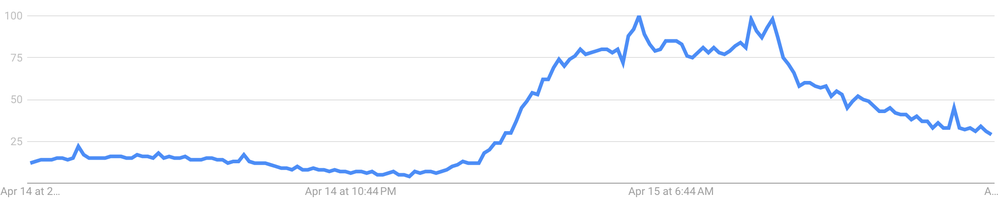
#> input picture images/bos_mar.png, 1000 x 199 px, shrunk from 2208 x 440 before the run
$ python -i read_line.py   (imports and definitions only)
#> lines starting #> are read from the running program, lines starting #| are printed output that depends on the picture; after the words box and inside, x2 and y2 are one past the last pixel; in counts of white or black regions, pixels touching at a corner belong together
from PIL import Image

def read_line_chart(image_path):
#> called with image_path = '../images/bos_mar.png'
    image = Image.open(image_path)
#> image is the input picture: PIL image 1000x199 RGBA; mean R, G, B, A 249.1, 250.7, 253.4, 255
    width, height = image.size
#> width = 1000; height = 199

    # set image contrast to max, so its only black and white, no gray at all
    image = image.convert('L')
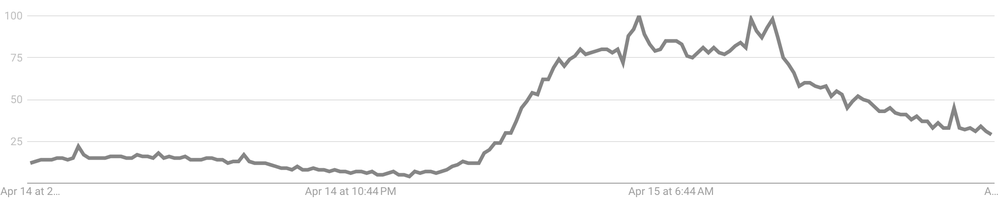
#> image: PIL image 1000x199 L; min 119, max 255, mean 250.5
    image = image.point(lambda x: 255 if x > 150 else 0)
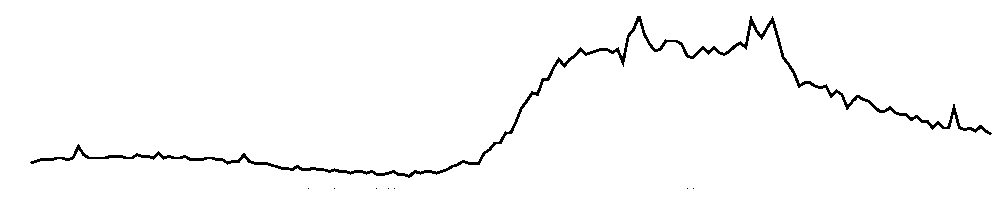
#> image: PIL image 1000x199 L; 98% white; black in thin lines or dots, all inside (x1, y1, x2, y2) = (30, 16, 992, 189)
    # iterate through x and read each y position of each black pixel
    y_pos = []
    for x in range(width):
        for y in range(height):
            if image.getpixel((x, y)) == 0:
                y_pos.append(y)
                break
    y_pos = [round(y / height * 100) for y in y_pos]
    y_pos = [100 - y for y in y_pos]
    return y_pos

>>> result = read_line_chart('../images/bos_mar.png')

$ run again, on images/chatgpt.png
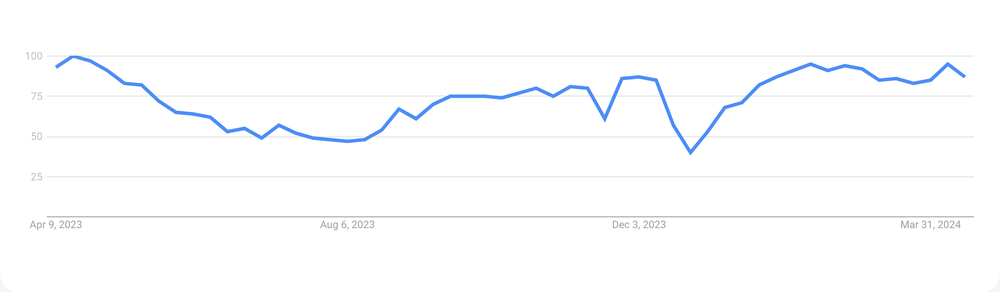
#> input picture images/chatgpt.png, 1000 x 292 px, shrunk from 2304 x 672 before the run
#> in read_line_chart, image is the input picture: PIL image 1000x292 RGBA; mean R, G, B, A 251.6, 252.5, 254, 255
#> in read_line_chart, `image = image.point(lambda x: 255 if x > 150 else 0)`:
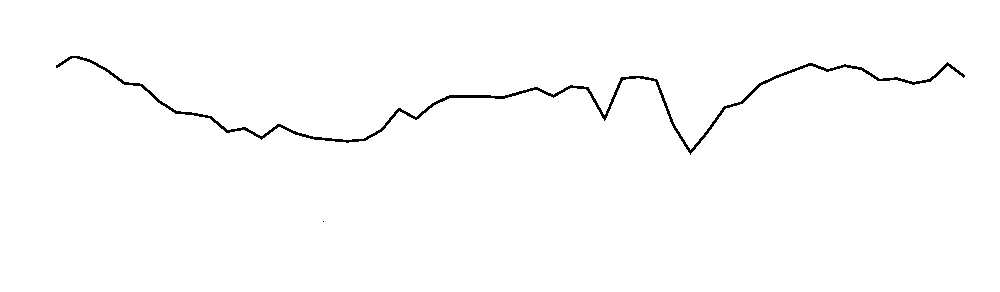
#> image: PIL image 1000x292 L; 99% white; black in thin lines or dots, all inside (x1, y1, x2, y2) = (56, 56, 965, 222)

$ run again, on images/election.png
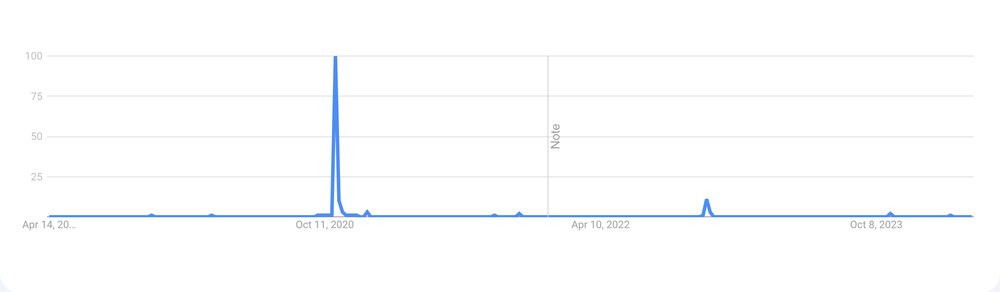
#> input picture images/election.png, 1000 x 292 px, shrunk from 2304 x 672 before the run
#> in read_line_chart, image is the input picture: PIL image 1000x292 RGBA; mean R, G, B, A 252.3, 253.1, 254.2, 255
#> in read_line_chart, `image = image.point(lambda x: 255 if x > 150 else 0)`:
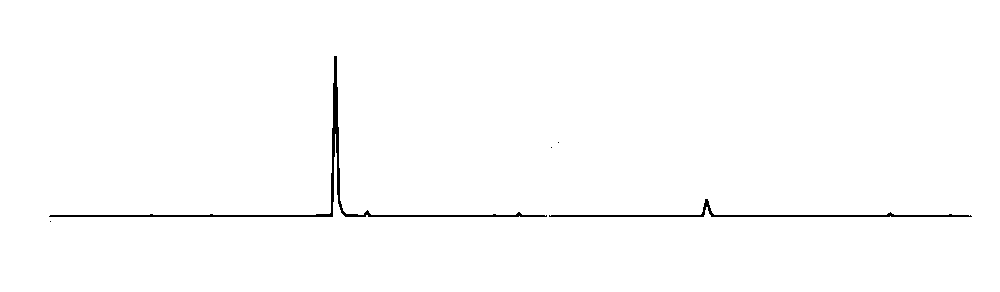
#> image: PIL image 1000x292 L; 99.1% white; black in thin lines or dots, all inside (x1, y1, x2, y2) = (49, 56, 972, 222)

$ run again, on images/eras.png
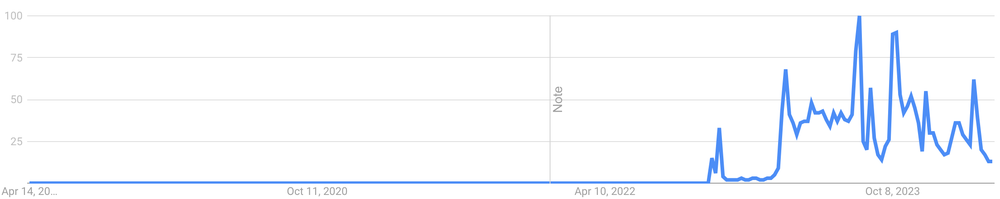
#> input picture images/eras.png, 1000 x 199 px, shrunk from 2208 x 440 before the run
#> in read_line_chart, image is the input picture: PIL image 1000x199 RGBA; mean R, G, B, A 247.8, 250, 253.6, 255
#> in read_line_chart, `image = image.convert('L')`:
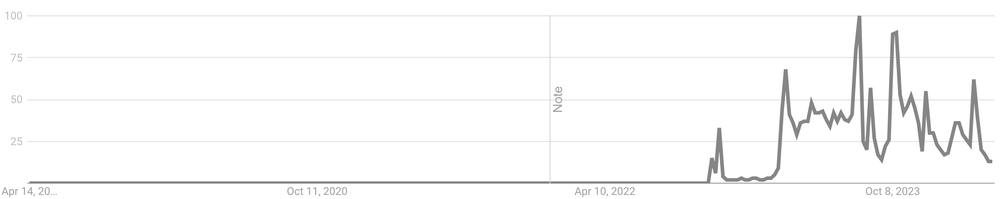
#> image: PIL image 1000x199 L; min 109, max 255, mean 249.7
#> in read_line_chart, `image = image.point(lambda x: 255 if x > 150 else 0)`:
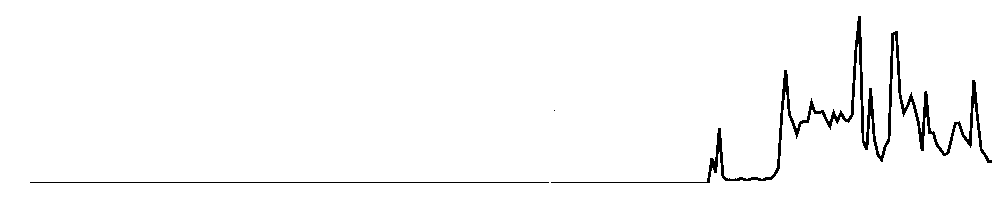
#> image: PIL image 1000x199 L; 97.6% white; 3 black regions (1 under 20 px), largest, box (x1, y1, x2, y2) and area: (551, 16, 992, 183) 4174, (30, 182, 549, 183) 519
